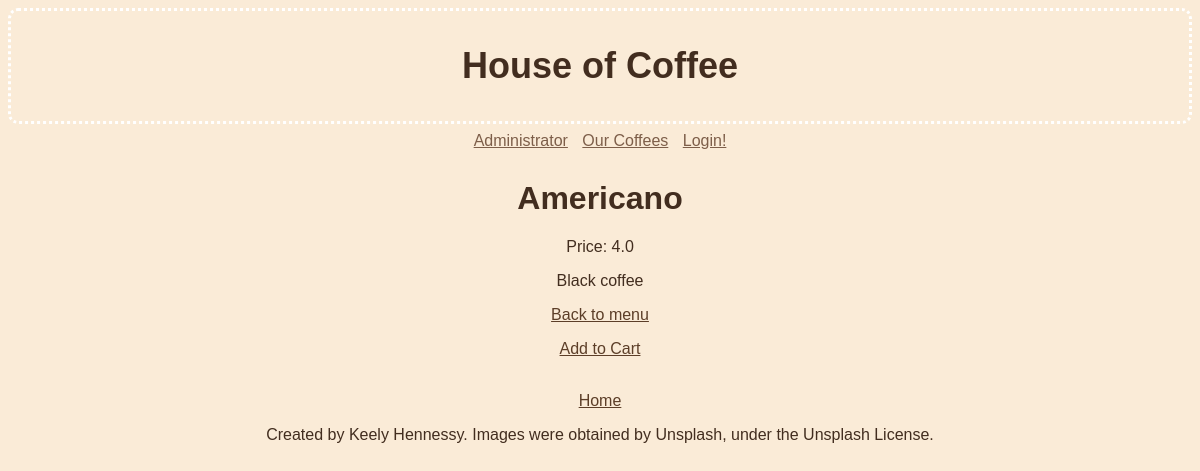
Page /order/1 on the committed database.
### tables this page shows
CREATE TABLE coffees
(
    coffee_id INTEGER PRIMARY KEY AUTOINCREMENT,
    name TEXT,
    price REAL,
    description TEXT
);

### app.py (the view)
@app.route("/order/<int:coffee_id>")
def order(coffee_id):
    db = get_db()
    order = db.execute("""SELECT * FROM coffees
                       WHERE coffee_id = ?;""", (coffee_id,)).fetchone()
    return render_template("order.html", coffee=order )

### app.py (called while the page is built)
@app.before_request
def load_logged_in_user():
    g.user = session.get("user_id", None)

### database.py (called while the page is built)
def get_db():
    if "db" not in g:
        g.db = sqlite3.connect(DATABASE,
            detect_types=sqlite3.PARSE_DECLTYPES
        )
        g.db.row_factory = sqlite3.Row
    return g.db

### templates/order.html
{% extends "base.html" %}
{% block main_content %}
    <h1>{{ coffee["name"] }}</h1>
    <p>
        Price: {{ coffee["price"] }}
    </p>
    <p>
        {{ coffee["description"] }}
    </p>
    <p><a href="{{ url_for('orders') }}">Back to menu</a></p>
    <p><a href="{{ url_for('extra', coffee_id=coffee['coffee_id']) }}">Add to Cart</a></p>
{% endblock %}

### static/styles.css (style rules this page uses)
body { background-color:antiquewhite; }
* { text-align: center; font-family: 'Franklin Gothic Medium', 'Arial Narrow', Arial, sans-serif; color: #422d1f; }
body::before { content: ''; position: fixed; top: 0; left: 0; width: 100%; height: 100%; background-image: url('nathanDumlaoUnsplash.jpg'); background-size: cover; opacity: 0.5; z-index: -1; }
a { color: #5c3e28; }

### rows in the picture
coffees: name "Americano", price "4.0", description "Black coffee"
